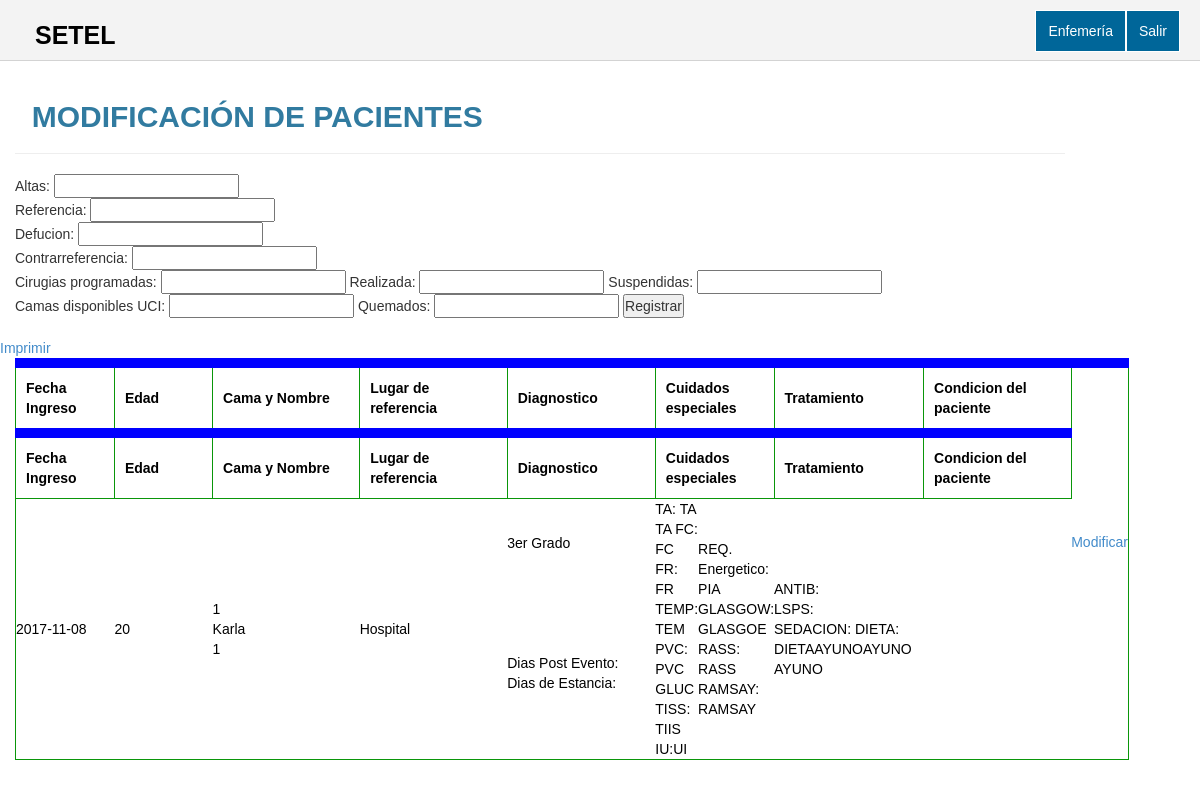
The app's page /setel/E/E_InfoPacienteDirec.php with its own data.
### tables this page shows
CREATE TABLE IF NOT EXISTS `datos_del_paciente` (
  `Nombre` char(50) DEFAULT NULL,
  `Edad` int(11) DEFAULT NULL,
  `Sexo` char(20) DEFAULT NULL,
  `Diagnostico` char(150) DEFAULT NULL,
  `l_referencia` char(20) DEFAULT NULL,
  `fecha_ingreso` date DEFAULT NULL,
  `dia_evento` date DEFAULT NULL,
  `F_nacimiento` date DEFAULT NULL,
  `No_expediente` char(20) NOT NULL,
  `No_SPP` char(20) DEFAULT NULL,
  `idenfermero` char(20) DEFAULT NULL,
  `fecha` date DEFAULT NULL,
  `turno` char(20) DEFAULT NULL,
  `tipo_paciente` char(20) DEFAULT NULL,
  `nocama` int(11) DEFAULT NULL,
  `id` int(11) NOT NULL AUTO_INCREMENT,
  `hora_registro` time DEFAULT NULL,
  `dia_post` char(20) NOT NULL,
  `dia_estancia` char(20) NOT NULL,
  `con_paciente` char(20) NOT NULL,
  `ta1` char(20) DEFAULT NULL,
  `ta2` char(20) DEFAULT NULL,
  `pam` char(20) DEFAULT NULL,
  `fc` char(20) DEFAULT NULL,
  `so2` char(20) DEFAULT NULL,
  `fr` char(20) DEFAULT NULL,
  `tem` char(20) DEFAULT NULL,
  `pvc` char(20) DEFAULT NULL,
  `ui` char(20) DEFAULT NULL,
  `dx` char(20) DEFAULT NULL,
  `pia` char(20) DEFAULT NULL,
  `glasgow` char(20) DEFAULT NULL,
  `rass` char(20) DEFAULT NULL,
  `ramsay` char(20) DEFAULT NULL,
  `braden` char(20) DEFAULT NULL,
  `crichton` char(20) DEFAULT NULL,
  `tiss` char(20) DEFAULT NULL,
  `clase` char(20) DEFAULT NULL,
  `dieta` char(20) DEFAULT NULL,
  `ayuno` char(20) DEFAULT NULL,
  `vm` char(20) DEFAULT NULL,
  `mv` char(20) DEFAULT NULL,
  `fio2` char(20) DEFAULT NULL,
  `so2_2` char(20) DEFAULT NULL,
  `bh` char(20) DEFAULT NULL,
  `qs` char(20) DEFAULT NULL,
  `elts` char(20) DEFAULT NULL,
  `tp` char(20) DEFAULT NULL,
  `tpt` char(20) DEFAULT NULL,
  `cpk` char(20) DEFAULT NULL,
  `ego` char(20) DEFAULT NULL,
  `culti` char(20) DEFAULT NULL,
  `otro` char(20) DEFAULT NULL,
  `rx` char(20) DEFAULT NULL,
  `pg_cecc` char(20) DEFAULT NULL,
  `pg_hgs` char(20) DEFAULT NULL,
  `pfc_cecc` char(20) DEFAULT NULL,
  `pfc_hgs` char(20) DEFAULT NULL,
  `cp_cecc` char(20) DEFAULT NULL,
  `cp_hgs` char(20) DEFAULT NULL,
  `observaciones` char(20) DEFAULT NULL,
  `lsps` char(20) DEFAULT NULL,
  `aminas` char(20) DEFAULT NULL,
  `sedacion` char(20) DEFAULT NULL,
  `unidad` char(20) DEFAULT NULL,
  `ant1` char(20) DEFAULT NULL,
  `ant2` char(20) DEFAULT NULL,
  `ant3` char(20) DEFAULT NULL,
  `ant4` char(20) DEFAULT NULL,
  `ant5` char(20) DEFAULT NULL,
  `dia1` char(20) DEFAULT NULL,
  `dia2` char(20) DEFAULT NULL,
  `dia3` char(20) DEFAULT NULL,
  `dia4` char(20) DEFAULT NULL,
  `dia5` char(20) DEFAULT NULL,
  `sv` char(20) DEFAULT NULL,
  `sng` char(20) DEFAULT NULL,
  `sog` char(20) DEFAULT NULL,
  `te` char(20) DEFAULT NULL,
  `cvc` char(20) DEFAULT NULL,
  `cvp` char(20) DEFAULT NULL,
  `fi1` char(20) DEFAULT NULL,
  `fi2` char(20) DEFAULT NULL,
  `fi3` char(20) DEFAULT NULL,
  `fi4` char(20) DEFAULT NULL,
  `fi5` char(20) DEFAULT NULL,
  `fi6` char(20) DEFAULT NULL,
  `fc1` char(20) DEFAULT NULL,
  `fc2` char(20) DEFAULT NULL,
  `fc3` char(20) DEFAULT NULL,
  `fc4` char(20) DEFAULT NULL,
  `fc5` char(20) DEFAULT NULL,
  `fc6` char(20) DEFAULT NULL,
  PRIMARY KEY (`No_expediente`,`id`)
);

### setel/E/E_InfoPacienteDirec.php (the view, shortened to what this page needs)
<!doctype html>
<html xmlns="http://www.w3.org/1999/xhtml">
<head>
<!DOCTYPE html>
<html xmlns="http://www.w3.org/1999/xhtml">
<head>
    <link href="assets/css/bootstrap.css" rel="stylesheet" />
    <link href="assets/css/font-awesome.css" rel="stylesheet" />
    <link href="assets/css/custom.css" rel="stylesheet" />
	<link rel="stylesheet" type="text/css" href="<?php
$hour = date("H");
if ($hour < 9) echo "datagrid_m.css";
else if ($hour < 14 ) echo "datagrid_t.css";
else echo "datagrid_n.css";
?>"
/>
  </head>
 <body>
    <div id="wrapper">
        <div class="navbar navbar-inverse navbar-fixed-top">
            <div class="adjust-nav">
                <div class="navbar-header">
                    <a class="navbar-brand" href="#"></i>SETEL</a>
                </div>
				<ul class="des">
					<li><a href="">Salir</a></li>
					<li><a href="">Enfemería</a>
					</li>
				</ul>
            </div>
        </div>
		</div>
						<div class="col-md-9">
						<br><br>
                        <h2 style="color:#317ba0";><strong>&nbsp;&nbsp;MODIFICACIÓN DE PACIENTES</strong></h2>
						<hr aling="left">
						</div>
				<div class="col-md-10">
				<link rel="stylesheet" href="http://code.jquery.com/ui/1.10.1/themes/base/jquery-ui.css" />
			  <form action="consultas_informe.php" method="POST">
			  Altas: <input type="text" name="altas" /> 	</br>
			  Referencia: <input type="text" name="refencia" /> </br>
			  Defucion: <input type="text" name="defucion" /> </br>
			  Contrarreferencia: <input type="text" name="contra" /> </br>
		      Cirugias programadas: <input type="text" name="ciru_progra" />
		      Realizada: <input type="text" name="ciru_reali" />
			  Suspendidas: <input type="text" name="ciru_susp" /> </br>
			  Camas disponibles UCI: <input type="text" name="camas_uci" />
			  Quemados: <input type="text" name="camas_que" />
			  <input type="submit" value="Registrar" name="btnRegistrar">
			  </form>
              	<div class="row">
               <a href="E_PDF.php" class="button round">Imprimir</a>
              </div>
              <table >
                <thead>
                  <tr>
					<th width="100">Fecha Ingreso</th>
					<th width="100">Edad</th>
					<th width="150">Cama y Nombre</th>
					<th width="150">Lugar de referencia</th>
					<th width="150">Diagnostico</th>
					<th width="200" colspan="2">Cuidados especiales</th>
					<th width="150">Tratamiento</th>
					<th width="150">Condicion del paciente</th>
                  </tr>
                </thead>
				<tbody>
                 <tr>
					<th width="100">Fecha Ingreso</th>
					<th width="100">Edad</th>
					<th width="150">Cama y Nombre</th>
					<th width="150">Lugar de referencia</th>
					<th width="150">Diagnostico</th>
					<th width="200" colspan="2">Cuidados especiales</th>
					<th width="150">Tratamiento</th>
					<th width="150">Condicion del paciente</th>
                  </tr>
				<tbody>
				<?php
				include("conexion1.php");
				$query="SELECT * FROM datos_del_paciente WHERE fecha=(SELECT MAX(fecha) FROM datos_del_paciente) and turno='tnoche' AND tipo_paciente='pediatria'";
				$resultado=$conexion->query($query);
				while($user = $resultado->fetch_assoc()) {
				?>
                   <tr>
					<td rowspan="2"><?php echo $user['fecha_ingreso'];   ?></td>
                    <td rowspan="2"><?php echo $user['Edad']; ?></td>
                    <td rowspan="2"><?php echo $user['nocama']; ?><br/><?php echo $user['Nombre']; ?><br/><?php echo $user['No_SPP']; ?></td>
                    <td rowspan="2"><?php echo $user['l_referencia']; ?></td>
					<td><?php echo $user['Diagnostico']; ?></td>
					<td rowspan="2">TA: <?php echo $user['ta1']; ?> <?php echo $user['ta2']; ?> FC: <?php echo $user['fc']; ?> FR: <?php echo $user['fr']; ?></br>
					TEMP: <?php echo $user['tem']; ?> PVC: <?php echo $user['pvc']; ?> GLUC <?php echo $user['culti']; ?> </br>
					TISS: <?php echo $user['tiss']; ?></br>IU:<?php echo $user['ui']; ?>
					</td>
					<td rowspan="2">REQ. Energetico: <?php echo $user['pia']; ?> </br> GLASGOW: <?php echo $user['glasgow']; ?> </br>RASS: <?php echo $user['rass']; ?></br> RAMSAY: <?php echo $user['ramsay']; ?></td>
					<td rowspan="2">ANTIB: LSPS:  SEDACION: DIETA: <?php echo $user['dieta']; ?> <?php echo $user['ayuno']; ?></td>
					<td rowspan="2"><?php echo $user['con_paciente']; ?></td>
                    	 <td>
                      <a href="E_Modificar_informe.php?id=<?php echo $user['id']; ?>" rowspan="2" >Modificar</a>
                    </td>
                  </tr>
				  <tr>
				  <td> Dias Post Evento: <?php echo $user['dia_post']; ?></br> Dias de Estancia: <?php echo $user['dia_estancia']; ?></td>
				  </tr>
                  <?php
                }
                  ?>
                </tbody>
              </table>
            </div>

### setel/E/assets/css/custom.css (style rules this page uses)
body { font-family: 'Open Sans', sans-serif; }
#wrapper { width: 100%; margin-top:50px; }
.navbar-inverse { background-color: #f3f3f3; border-color: #D3D3D3; }
.navbar-inverse .navbar-brand { color: #000000; font-size: 25px; font-weight: 900; }
.adjust-nav { padding-left:20px;padding-right:20px; }
@media (min-width:768px) { .navbar { border-radius: 0px; } }

### setel/E/E_InfoPacienteDirec.php (style rules this page uses)
table, th { border: 1px solid rgb(10,150,10); border-top: 10px solid blue; color: black; padding: 10px; }

### records on screen
datos_del_paciente: fecha_ingreso "2017-11-08", Edad "20", nocama "1", Nombre "Karla", No_SPP "1", l_referencia "Hospital", Diagnostico "3er Grado", ta1 "TA", ta2 "TA", fc "FC", fr "FR", tem "TEM", pvc "PVC", tiss "TIIS", ui "UI", pia "PIA", glasgow "GLASGOE", rass "RASS", ramsay "RAMSAY", dieta "DIETAAYUNOAYUNO", ayuno "AYUNO"
